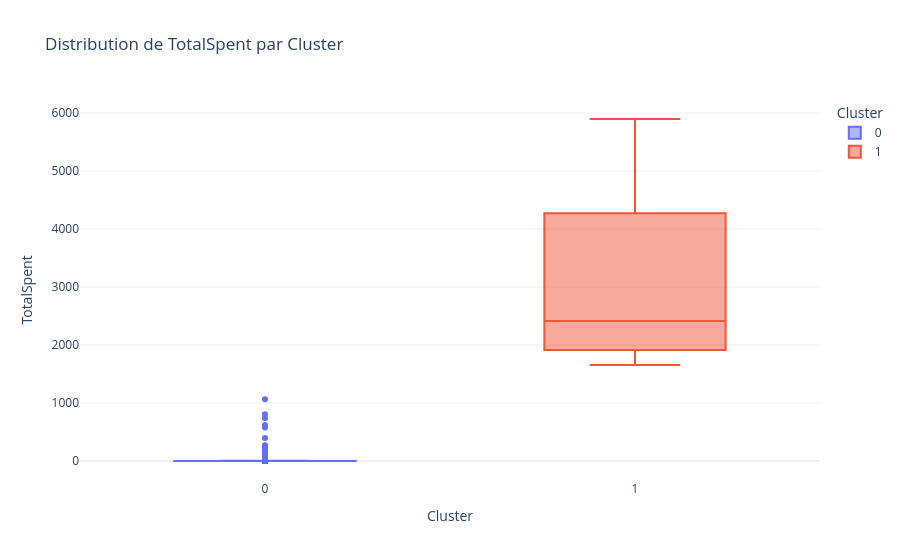
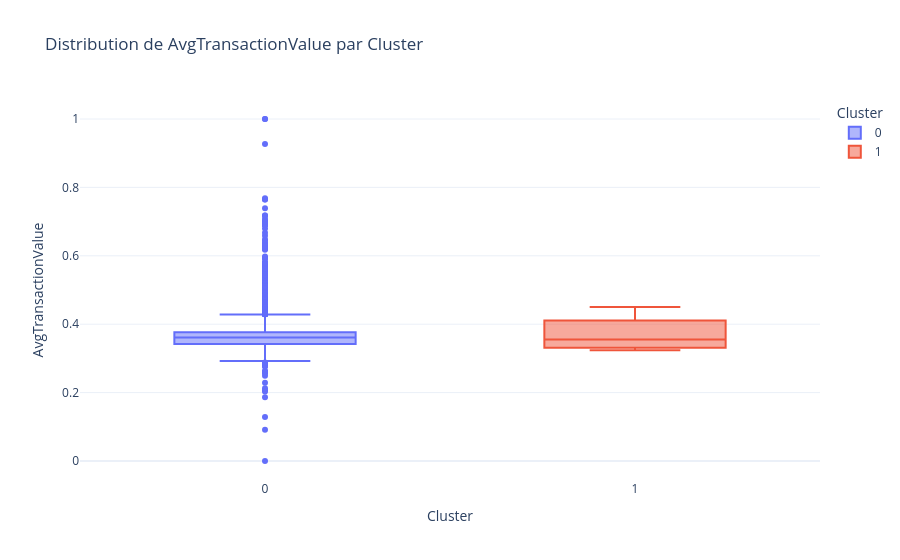
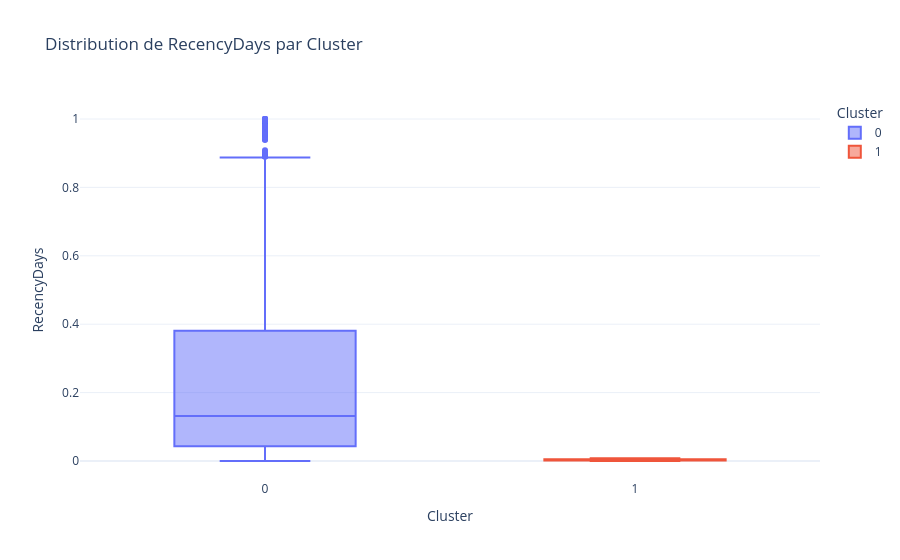
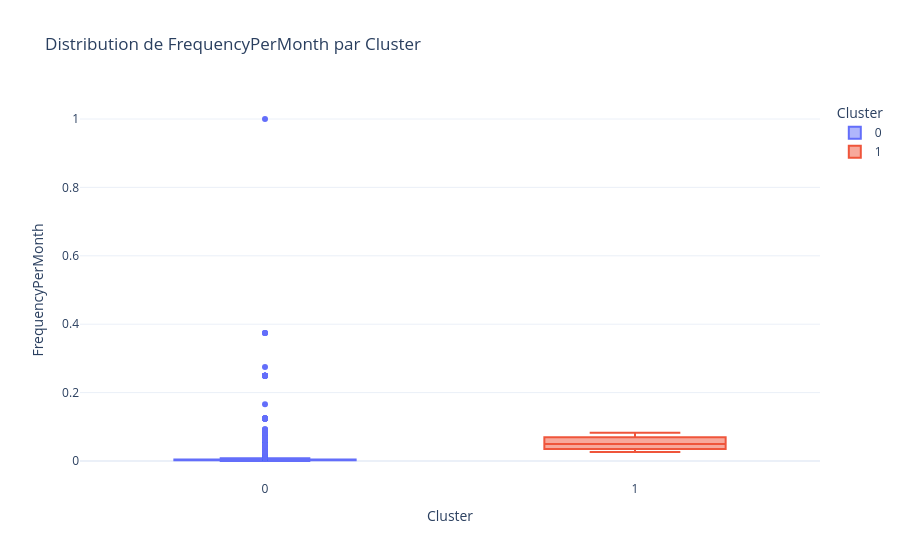

These figures' notebook cell, in order:
### Code cell
import plotly.express as px

for col in ['TotalSpent', 'AvgTransactionValue', 'RecencyDays', 'FrequencyPerMonth', 'ReturnRate']:
    fig = px.box(customer_df, x='Cluster', y=col, color='Cluster',
                 title=f'Distribution de {col} par Cluster',
                 template='plotly_white')
    fig.show()

### Figure 1 — Plotly figure (JSON) as saved in the notebook; plotly's stock layout.template omitted (floating-point values rounded to 4 significant figures; data arrays with more than 128 entries replaced by an {"elided": "..."} marker saying what was removed)
{"data": [{"alignmentgroup": "True", "hovertemplate": "Cluster=%{x}<br>TotalSpent=%{y}<extra></extra>", "legendgroup": "0", "marker": {"color": "#636efa"}, "name": "0", "notched": false, "offsetgroup": "0", "orientation": "v", "showlegend": true, "type": "box", "x": {"elided": "4368 int values"}, "x0": " ", "xaxis": "x", "y": {"elided": "4368 float values"}, "y0": " ", "yaxis": "y"}, {"alignmentgroup": "True", "hovertemplate": "Cluster=%{x}<br>TotalSpent=%{y}<extra></extra>", "legendgroup": "1", "marker": {"color": "#EF553B"}, "name": "1", "notched": false, "offsetgroup": "1", "orientation": "v", "showlegend": true, "type": "box", "x": [1, 1, 1, 1], "x0": " ", "xaxis": "x", "y": [2178.0, 1654.0, 5898.0, 2649.0], "y0": " ", "yaxis": "y"}], "layout": {"boxmode": "overlay", "legend": {"title": {"text": "Cluster"}, "tracegroupgap": 0}, "title": {"text": "Distribution de TotalSpent par Cluster"}, "xaxis": {"anchor": "y", "categoryarray": [0, 1], "categoryorder": "array", "domain": [0, 1], "title": {"text": "Cluster"}}, "yaxis": {"anchor": "x", "domain": [0, 1], "title": {"text": "TotalSpent"}}}}

### Figure 2 — Plotly figure (JSON) as saved in the notebook; plotly's stock layout.template omitted (floating-point values rounded to 4 significant figures; data arrays with more than 128 entries replaced by an {"elided": "..."} marker saying what was removed)
{"data": [{"alignmentgroup": "True", "hovertemplate": "Cluster=%{x}<br>AvgTransactionValue=%{y}<extra></extra>", "legendgroup": "0", "marker": {"color": "#636efa"}, "name": "0", "notched": false, "offsetgroup": "0", "orientation": "v", "showlegend": true, "type": "box", "x": {"elided": "4368 int values"}, "x0": " ", "xaxis": "x", "y": {"elided": "4368 float values"}, "y0": " ", "yaxis": "y"}, {"alignmentgroup": "True", "hovertemplate": "Cluster=%{x}<br>AvgTransactionValue=%{y}<extra></extra>", "legendgroup": "1", "marker": {"color": "#EF553B"}, "name": "1", "notched": false, "offsetgroup": "1", "orientation": "v", "showlegend": true, "type": "box", "x": [1, 1, 1, 1], "x0": " ", "xaxis": "x", "y": [0.3387, 0.4506, 0.3715, 0.3239], "y0": " ", "yaxis": "y"}], "layout": {"boxmode": "overlay", "legend": {"title": {"text": "Cluster"}, "tracegroupgap": 0}, "title": {"text": "Distribution de AvgTransactionValue par Cluster"}, "xaxis": {"anchor": "y", "categoryarray": [0, 1], "categoryorder": "array", "domain": [0, 1], "title": {"text": "Cluster"}}, "yaxis": {"anchor": "x", "domain": [0, 1], "title": {"text": "AvgTransactionValue"}}}}

### Figure 3 — Plotly figure (JSON) as saved in the notebook; plotly's stock layout.template omitted (floating-point values rounded to 4 significant figures; data arrays with more than 128 entries replaced by an {"elided": "..."} marker saying what was removed)
{"data": [{"alignmentgroup": "True", "hovertemplate": "Cluster=%{x}<br>RecencyDays=%{y}<extra></extra>", "legendgroup": "0", "marker": {"color": "#636efa"}, "name": "0", "notched": false, "offsetgroup": "0", "orientation": "v", "showlegend": true, "type": "box", "x": {"elided": "4368 int values"}, "x0": " ", "xaxis": "x", "y": {"elided": "4368 float values"}, "y0": " ", "yaxis": "y"}, {"alignmentgroup": "True", "hovertemplate": "Cluster=%{x}<br>RecencyDays=%{y}<extra></extra>", "legendgroup": "1", "marker": {"color": "#EF553B"}, "name": "1", "notched": false, "offsetgroup": "1", "orientation": "v", "showlegend": true, "type": "box", "x": [1, 1, 1, 1], "x0": " ", "xaxis": "x", "y": [0.008043, 0.002681, 0.0, 0.002681], "y0": " ", "yaxis": "y"}], "layout": {"boxmode": "overlay", "legend": {"title": {"text": "Cluster"}, "tracegroupgap": 0}, "title": {"text": "Distribution de RecencyDays par Cluster"}, "xaxis": {"anchor": "y", "categoryarray": [0, 1], "categoryorder": "array", "domain": [0, 1], "title": {"text": "Cluster"}}, "yaxis": {"anchor": "x", "domain": [0, 1], "title": {"text": "RecencyDays"}}}}

### Figure 4 — Plotly figure (JSON) as saved in the notebook; plotly's stock layout.template omitted (floating-point values rounded to 4 significant figures; data arrays with more than 128 entries replaced by an {"elided": "..."} marker saying what was removed)
{"data": [{"alignmentgroup": "True", "hovertemplate": "Cluster=%{x}<br>FrequencyPerMonth=%{y}<extra></extra>", "legendgroup": "0", "marker": {"color": "#636efa"}, "name": "0", "notched": false, "offsetgroup": "0", "orientation": "v", "showlegend": true, "type": "box", "x": {"elided": "4368 int values"}, "x0": " ", "xaxis": "x", "y": {"elided": "4368 float values"}, "y0": " ", "yaxis": "y"}, {"alignmentgroup": "True", "hovertemplate": "Cluster=%{x}<br>FrequencyPerMonth=%{y}<extra></extra>", "legendgroup": "1", "marker": {"color": "#EF553B"}, "name": "1", "notched": false, "offsetgroup": "1", "orientation": "v", "showlegend": true, "type": "box", "x": [1, 1, 1, 1], "x0": " ", "xaxis": "x", "y": [0.04316, 0.0266, 0.08271, 0.05629], "y0": " ", "yaxis": "y"}], "layout": {"boxmode": "overlay", "legend": {"title": {"text": "Cluster"}, "tracegroupgap": 0}, "title": {"text": "Distribution de FrequencyPerMonth par Cluster"}, "xaxis": {"anchor": "y", "categoryarray": [0, 1], "categoryorder": "array", "domain": [0, 1], "title": {"text": "Cluster"}}, "yaxis": {"anchor": "x", "domain": [0, 1], "title": {"text": "FrequencyPerMonth"}}}}
